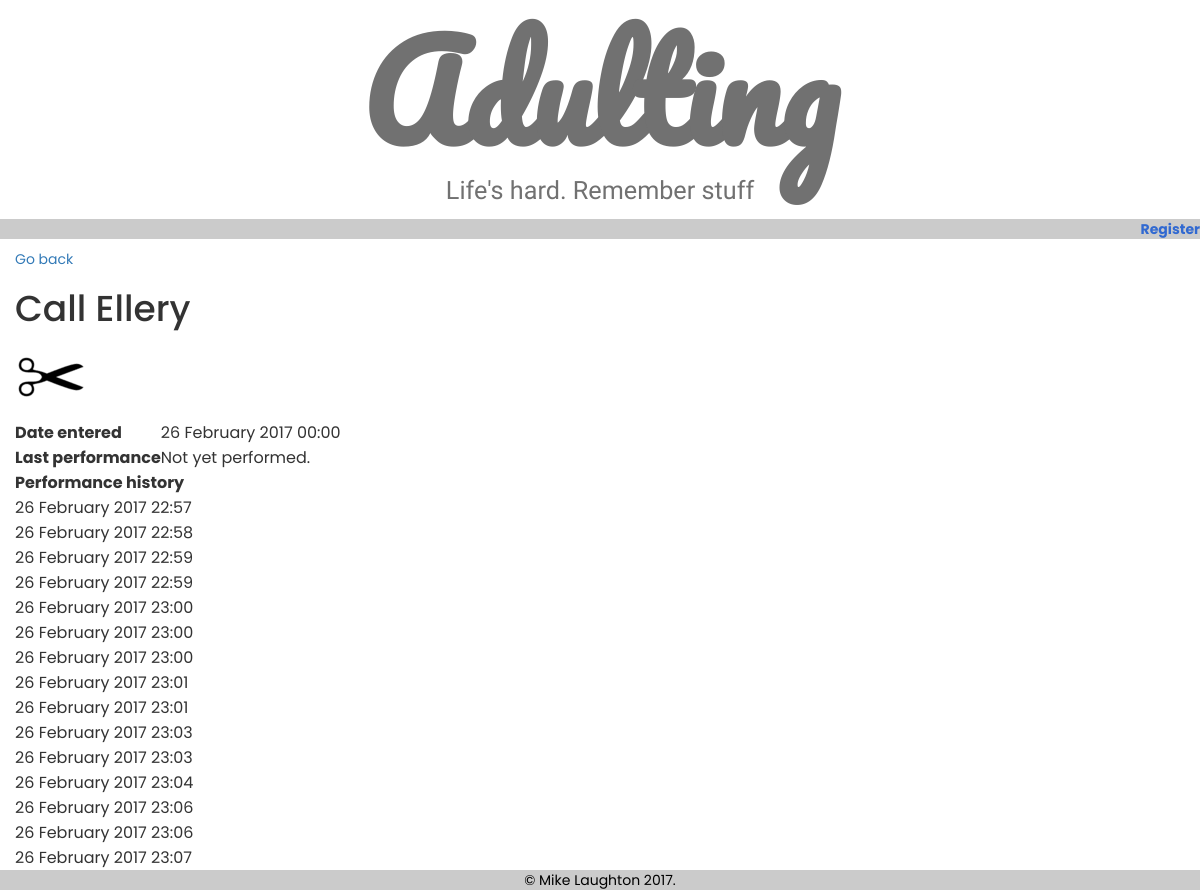
Screenshot of /detail/11 with the database file from the repository.
### reminders/models.py (models this page shows, shortened)
class Task(models.Model):
	user = models.ForeignKey(settings.AUTH_USER_MODEL,on_delete=models.CASCADE,blank=True,null=True)
	label = models.CharField(max_length=200)
	entry_date = models.DateTimeField(_('Date entered'))
	deadline = models.DateTimeField(_('Deadline'),blank=True,null=True)
	icon = models.ForeignKey(Icon,null=True,blank=True)
	is_secret = models.BooleanField(_('Secret?'))
	countdown = models.BooleanField(_('Countdown'),help_text=_('Countdown or countup?'),default=True)
	colour = models.CharField(_('Colour'),choices=COLOUR_CHOICES,default=COLOUR_CHOICES[0][0],max_length=7)
	def last_performed(self):
		return self.performance_set.order_by('-perf_date')[0].perf_date
	def __str__(self):
		return self.label

class Icon(models.Model):
	icon = models.ImageField(upload_to='uploads/%Y/%m/%d/')
	description = models.CharField(_('Description'),blank=True,null=True,max_length=100)
	def __str__(self):
		return self.description

class Performance(models.Model):
	task = models.ForeignKey(Task)
	perf_date = models.DateTimeField(_('Date performed'))

### reminders/views.py (the view)
# urls.py: url(r'^detail/(?P<pk>[0-9]*)/?$', views.TaskDetailView.as_view(),name='detail'),
class TaskDetailView(generic.DetailView):
	model = Task

### reminders/templates/reminders/task_detail.html (shortened to what this page needs)
{% extends "reminders/base.html" %}
{% load static i18n %}
{% get_media_prefix as media_prefix %}
{% block content %}
		<div class="row" id="">
			<div class="activity-single col-xs-12 col-sm-12 col-md-9" id="1">
				<p><a href="{% url 'reminders:index' %}">Go back</a><p>
				<h1 class="activity_title">{{task.label}}</h1>
				<p class="activity_icon"><img src="{% get_media_prefix %}/{{task.icon.icon}}" alt="{{task.icon}}"></p>
				<table>
					<tr>
						<th>{% trans 'Date entered' noop %}</th>
						<td><time>{{ task.entry_date|date:"d F Y" }} {{ task.entry_date|time:"H:i" }}</time></td>
					</tr>
					<tr>
						{% if countdown %}
						<th>Deadline</th>
						<td>{{ task.deadline|date:"d F Y" }} {{ task.deadline|date:"H:i" }}</td>
						{% else %}
						<th>Last performance</th>
						{% if task.last_performed|length > 0 %}
						<td>{{ task.last_performed|date:"d F Y" }} {{ task.last_performed|date:"H:i" }}</td>.
						{% else %}
						<td>Not yet performed.</td>
						{% endif %}
						{% endif %}
					</tr>
					<tr>
						<th colspan="2">
						Performance history
						</th>
					</tr>
					{% for performance in task.performance_set.all %}
					<tr>
					<td colspan="2">
						<time>{{ performance.perf_date|date:"d F Y" }} {{ performance.perf_date|time:"H:i" }}</time>
					</td>
					</tr>
					{% empty %}
					<td colspan="2">
					Not yet performed.
					</td>
					{% endfor %}
				</table>
{% endblock %}

### static/css/base.css (style rules this page uses)
body { font-family: Poppins; }

### rows the page displays
Task: label "Call Ellery", icon.icon (picture), entry_date "26 February 2017", entry_date "00:00"
Performance: perf_date "26 February 2017", perf_date "22:57"
Performance: perf_date "26 February 2017", perf_date "22:58"
Performance: perf_date "26 February 2017", perf_date "22:59"
Performance: perf_date "26 February 2017", perf_date "22:59"
Performance: perf_date "26 February 2017", perf_date "23:00"
Performance: perf_date "26 February 2017", perf_date "23:00"
Performance: perf_date "26 February 2017", perf_date "23:00"
Performance: perf_date "26 February 2017", perf_date "23:01"
Performance: perf_date "26 February 2017", perf_date "23:01"
Performance: perf_date "26 February 2017", perf_date "23:03"
Performance: perf_date "26 February 2017", perf_date "23:03"
Performance: perf_date "26 February 2017", perf_date "23:04"
Performance: perf_date "26 February 2017", perf_date "23:06"
Performance: perf_date "26 February 2017", perf_date "23:06"
Performance: perf_date "26 February 2017", perf_date "23:07"
